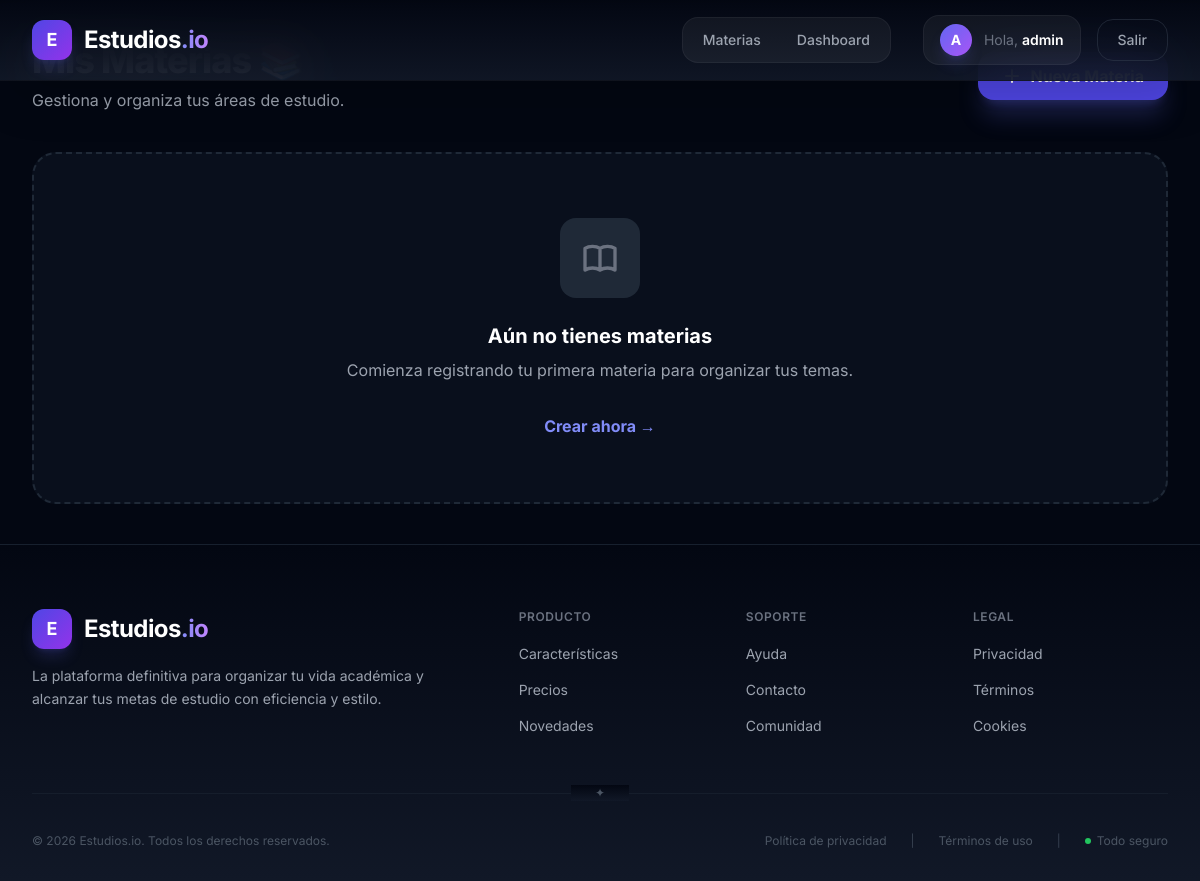
The app's page /study/subjects (signed in), older data.
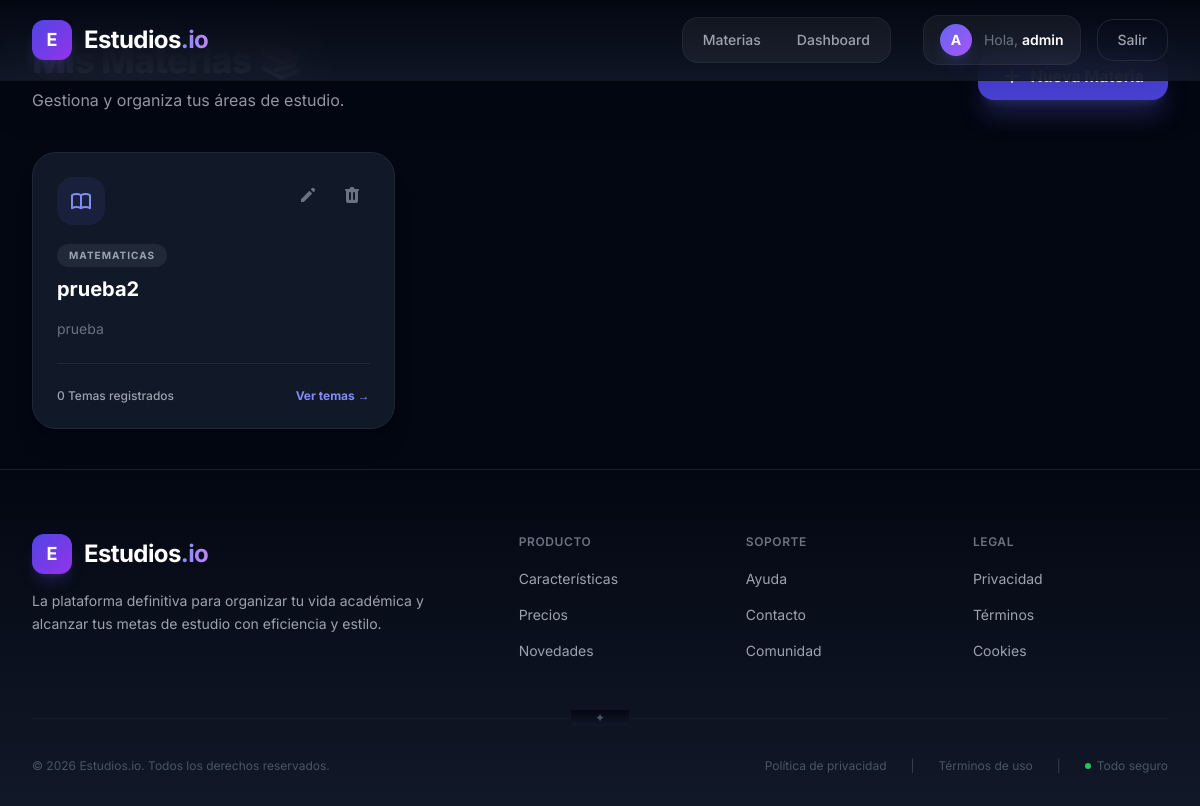
The same page, newer data.
### app/models/user.py (models this page shows, shortened)
class User(db.Model, UserMixin):
    __tablename__ = "users"
    id = db.Column(db.Integer, primary_key=True)
    username = db.Column(db.String(100), unique=True, nullable = False)
    password = db.Column(db.String(255), nullable = False)
    role_id = db.Column(db.Integer, db.ForeignKey('roles.id'), nullable = False)

### app/models/study.py (models this page shows)
class Subject(db.Model):
    __tablename__ = "subjects"
    id = db.Column(db.Integer, primary_key=True)
    name = db.Column(db.String(100), nullable=False)
    description = db.Column(db.Text, nullable=True)
    category = db.Column(db.String(50), nullable=True) # ej: Programación, Inglés, etc.
    user_id = db.Column(db.Integer, db.ForeignKey('users.id'), nullable=False)
    tasks = db.relationship('Task', backref='subject', lazy=True, cascade="all, delete-orphan")
    topics = db.relationship('Topic', backref='subject', lazy=True, cascade="all, delete-orphan")

### app/api/study.py (the view)
@study_bp.route('/subjects')
@login_required
def list_subjects():
    subjects = Subject.query.filter_by(user_id=current_user.id).all()
    return render_template('study/subjects.html', subjects=subjects)

### app/__init__.py (called while the page is built)
def create_app():
    app = Flask(__name__)
    app.config.from_object(Config)
    db.init_app(app)
    bcrypt.init_app(app)
    migrate.init_app(app, db)
    login_manager.init_app(app)
    @login_manager.user_loader
    def load_user(user_id):
        return db.session.get(User, int(user_id))
    from app.api.auth import auth_bp
    from app.api.main import main_bp
    from app.api.study import study_bp
    app.register_blueprint(auth_bp, url_prefix='/api/auth')
    app.register_blueprint(main_bp, url_prefix='/')
    app.register_blueprint(study_bp, url_prefix='/study')
    login_manager.login_view = 'auth.login'
    login_manager.login_message_category = 'info'
    return app

### app/templates/study/subjects.html (shortened to what this page needs)
{% extends 'base.html' %}
{% block content %}
<div class="max-w-7xl mx-auto px-4 sm:px-6 lg:px-8 py-10 w-full">
    <div class="flex flex-col md:flex-row md:items-center justify-between gap-4 mb-10">
        <div>
            <h1 class="text-4xl font-extrabold text-white tracking-tight">Mis Materias 📚</h1>
            <p class="text-gray-400 mt-2">Gestiona y organiza tus áreas de estudio.</p>
        </div>
        <button onclick="openSubjectModal('create')" class="bg-indigo-600 hover:bg-indigo-700 text-white px-6 py-3 rounded-2xl font-bold transition-all shadow-xl shadow-indigo-500/25 flex items-center gap-2 active:scale-95">
            <svg xmlns="http://www.w3.org/2000/svg" class="h-5 w-5" viewBox="0 0 20 20" fill="currentColor">
                <path fill-rule="evenodd" d="M10 3a1 1 0 011 1v5h5a1 1 0 110 2h-5v5a1 1 0 11-2 0v-5H4a1 1 0 110-2h5V4a1 1 0 011-1z" clip-rule="evenodd" />
            </svg>
            Nueva Materia
        </button>
    </div>
    {% if not subjects %}
    <div class="bg-gray-900/50 border-2 border-dashed border-gray-800 rounded-3xl p-16 text-center">
        <div class="w-20 h-20 bg-gray-800 rounded-2xl flex items-center justify-center mx-auto mb-6 text-gray-500">
        </div>
        <h3 class="text-xl font-bold text-white mb-2">Aún no tienes materias</h3>
        <p class="text-gray-400 mb-8">Comienza registrando tu primera materia para organizar tus temas.</p>
        <button onclick="openSubjectModal('create')" class="text-indigo-400 hover:text-indigo-300 font-bold transition-colors">Crear ahora →</button>
    </div>
    {% else %}
    <div class="grid grid-cols-1 md:grid-cols-2 lg:grid-cols-3 gap-6">
        {% for subject in subjects %}
        <div class="group bg-gray-900 border border-gray-800 rounded-3xl p-6 hover:border-indigo-500/50 transition-all shadow-xl hover:shadow-indigo-500/5">
            <div class="flex items-start justify-between mb-4">
                <div class="p-3 bg-indigo-500/10 rounded-2xl text-indigo-400 group-hover:bg-indigo-500/20 transition-colors">
                </div>
                <div class="flex gap-2">
                    <button
                        onclick="openSubjectModal('edit', this)"
                        data-id="{{ subject.id }}"
                        data-name="{{ subject.name }}"
                        data-description="{{ subject.description or '' }}"
                        data-category="{{ subject.category or '' }}"
                        class="p-2 text-gray-500 hover:text-white hover:bg-gray-800 rounded-lg transition-all">
                        <svg xmlns="http://www.w3.org/2000/svg" class="h-5 w-5" viewBox="0 0 20 20" fill="currentColor">
                            <path d="M13.586 3.586a2 2 0 112.828 2.828l-.793.793-2.828-2.828.793-.793zM11.379 5.793L3 14.172V17h2.828l8.38-8.379-2.83-2.828z" />
                        </svg>
                    </button>
                    <form action="{{ url_for('study.delete_subject', id=subject.id) }}" method="POST" onsubmit="return confirm('¿Estás seguro de eliminar esta materia y todos sus temas?')">
                        <button type="submit" class="p-2 text-gray-500 hover:text-red-400 hover:bg-red-400/10 rounded-lg transition-all">
                        </button>
                    </form>
                </div>
            </div>
            <a href="{{ url_for('study.list_topics', subject_id=subject.id) }}" class="block">
                <div class="mb-4">
                    <span class="inline-block px-3 py-1 bg-gray-800 text-gray-400 text-[10px] font-bold uppercase tracking-widest rounded-full mb-2">{{ subject.category or 'General' }}</span>
                    <h3 class="text-xl font-bold text-white group-hover:text-indigo-400 transition-colors">{{ subject.name }}</h3>
                </div>
                <p class="text-gray-500 text-sm line-clamp-2 mb-6">{{ subject.description or 'Sin descripción disponible.' }}</p>
                <div class="flex items-center justify-between pt-6 border-t border-gray-800">
                    <span class="text-xs text-gray-400 font-medium">{{ subject.topics|length }} Temas registrados</span>
                    <span class="text-indigo-400 text-xs font-bold group-hover:translate-x-1 transition-transform">Ver temas →</span>
                </div>
            </a>
        </div>
        {% endfor %}
    </div>
    {% endif %}
</div>
{% endblock %}

### app/templates/base.html (shortened to what this page needs)
<!DOCTYPE html>
<html lang="es" class="h-full">
<head>
    <script src="https://cdn.tailwindcss.com"></script>
</head>
<body class="bg-gray-950 text-gray-200 min-h-full flex flex-col selection:bg-indigo-500/30">
    {% include 'components/navbar.html' %}
    <main class="flex-grow flex flex-col">
        {% block content %}
        {% endblock %}
    </main>
    {% include 'components/footer.html' %}
</body>
</html>

### app/templates/components/navbar.html (shortened to what this page needs)
<nav class="fixed top-0 left-0 right-0 z-50 bg-gradient-to-b from-gray-950/95 to-gray-900/90 backdrop-blur-xl border-b border-white/5 shadow-2xl shadow-black/20">
    <div class="max-w-7xl mx-auto px-4 sm:px-6 lg:px-8">
        <div class="flex items-center justify-between h-20">
            <div class="flex-shrink-0">
                <a href="{{ url_for('main.landing') }}" class="group flex items-center gap-3">
                    <div class="w-10 h-10 bg-gradient-to-br from-indigo-600 to-purple-600 rounded-xl flex items-center justify-center shadow-lg shadow-indigo-500/20 transition-transform duration-300 group-hover:scale-110 group-hover:shadow-indigo-500/40">
                        <span class="text-white font-bold text-lg">E</span>
                    </div>
                    <span class="text-2xl font-bold text-white tracking-tight transition-colors duration-300 group-hover:text-indigo-400">
                        Estudios<span class="text-transparent bg-clip-text bg-gradient-to-r from-indigo-400 to-purple-400">.io</span>
                    </span>
                </a>
            </div>
            <div class="hidden md:flex items-center gap-6">
                {% if current_user.is_authenticated %}
                    <div class="flex items-center gap-1 bg-white/5 rounded-2xl p-1 border border-white/5">
                        <a href="{{ url_for('study.list_subjects') }}"
                           class="px-4 py-2 text-sm font-medium text-gray-400 hover:text-white hover:bg-white/10 rounded-xl transition-all duration-300">
                            Materias
                        </a>
                        <a href="{{ url_for('main.inicio') }}"
                           class="px-4 py-2 text-sm font-medium text-gray-400 hover:text-white hover:bg-white/10 rounded-xl transition-all duration-300">
                            Dashboard
                        </a>
                    </div>
                    <div class="flex items-center gap-4 ml-2">
                        <div class="flex items-center gap-3 bg-white/5 px-4 py-2 rounded-2xl border border-white/5">
                            <div class="w-8 h-8 bg-gradient-to-br from-indigo-500 to-purple-500 rounded-full flex items-center justify-center text-white font-bold text-sm shadow-lg shadow-indigo-500/20">
                                {{ current_user.username[0].upper() }}
                            </div>
                            <span class="text-sm text-gray-300">
                                <span class="text-gray-500">Hola,</span>
                                <span class="text-white font-semibold">{{ current_user.username }}</span>
                            </span>
                        </div>
                        <a href="{{ url_for('auth.logout') }}"
                           class="group relative px-5 py-2.5 bg-transparent text-gray-400 hover:text-white font-medium text-sm rounded-2xl transition-all duration-300 overflow-hidden border border-gray-700/50 hover:border-gray-600">
                            <span class="relative z-10">Salir</span>
                        </a>
                    </div>
                {% endif %}
            </div>
        </div>
    </div>
</nav>

### app/templates/components/footer.html
<footer class="bg-gradient-to-b from-gray-950 to-gray-900 border-t border-gray-800/50 pt-16 pb-8">
    <div class="max-w-7xl mx-auto px-4 sm:px-6 lg:px-8">
        <div class="grid grid-cols-1 md:grid-cols-12 gap-12 md:gap-8 mb-12">
            <div class="md:col-span-5">
                <div class="flex items-center gap-3 mb-4">
                    <div class="w-10 h-10 bg-gradient-to-br from-indigo-600 to-purple-600 rounded-xl flex items-center justify-center shadow-lg shadow-indigo-500/20">
                        <span class="text-white font-bold text-lg">E</span>
                    </div>
                    <span class="text-2xl font-bold text-white tracking-tight">
                        Estudios<span class="text-transparent bg-clip-text bg-gradient-to-r from-indigo-400 to-purple-400">.io</span>
                    </span>
                </div>
                <p class="text-gray-400 text-sm leading-relaxed max-w-md">
                    La plataforma definitiva para organizar tu vida académica y alcanzar tus metas de estudio con eficiencia y estilo.
                </p>
            </div>
            <div class="md:col-span-7 grid grid-cols-2 sm:grid-cols-3 gap-8">
                <div>
                    <h4 class="text-xs font-semibold text-gray-500 uppercase tracking-wider mb-4">
                        Producto
                    </h4>
                    <ul class="space-y-3">
                        <li>
                            <a href="#" class="text-sm text-gray-400 hover:text-white transition-colors duration-200 hover:translate-x-1 inline-block">
                                Características
                            </a>
                        </li>
                        <li>
                            <a href="#" class="text-sm text-gray-400 hover:text-white transition-colors duration-200 hover:translate-x-1 inline-block">
                                Precios
                            </a>
                        </li>
                        <li>
                            <a href="#" class="text-sm text-gray-400 hover:text-white transition-colors duration-200 hover:translate-x-1 inline-block">
                                Novedades
                            </a>
                        </li>
                    </ul>
                </div>
                <div>
                    <h4 class="text-xs font-semibold text-gray-500 uppercase tracking-wider mb-4">
                        Soporte
                    </h4>
                    <ul class="space-y-3">
                        <li>
                            <a href="#" class="text-sm text-gray-400 hover:text-white transition-colors duration-200 hover:translate-x-1 inline-block">
                                Ayuda
                            </a>
                        </li>
                        <li>
                            <a href="#" class="text-sm text-gray-400 hover:text-white transition-colors duration-200 hover:translate-x-1 inline-block">
                                Contacto
                            </a>
                        </li>
                        <li>
                            <a href="#" class="text-sm text-gray-400 hover:text-white transition-colors duration-200 hover:translate-x-1 inline-block">
                                Comunidad
                            </a>
                        </li>
                    </ul>
                </div>
                <div>
                    <h4 class="text-xs font-semibold text-gray-500 uppercase tracking-wider mb-4">
                        Legal
                    </h4>
                    <ul class="space-y-3">
                        <li>
                            <a href="#" class="text-sm text-gray-400 hover:text-white transition-colors duration-200 hover:translate-x-1 inline-block">
                                Privacidad
                            </a>
                        </li>
                        <li>
                            <a href="#" class="text-sm text-gray-400 hover:text-white transition-colors duration-200 hover:translate-x-1 inline-block">
                                Términos
                            </a>
                        </li>
                        <li>
                            <a href="#" class="text-sm text-gray-400 hover:text-white transition-colors duration-200 hover:translate-x-1 inline-block">
                                Cookies
                            </a>
                        </li>
                    </ul>
                </div>
            </div>
        </div>
        <div class="relative mb-8">
            <div class="absolute inset-0 flex items-center">
                <div class="w-full border-t border-gray-800/50"></div>
            </div>
            <div class="relative flex justify-center">
                <span class="px-6 text-xs text-gray-600 bg-gradient-to-b from-gray-950 to-gray-900">
                    ✦
                </span>
            </div>
        </div>
        <div class="flex flex-col sm:flex-row items-center justify-between gap-4">
            <p class="text-xs text-gray-600">
                &copy; {{ now.year if now else '2026' }} Estudios.io. Todos los derechos reservados.
            </p>
            <div class="flex items-center gap-6 text-xs">
                <a href="#" class="text-gray-600 hover:text-gray-400 transition-colors duration-200">
                    Política de privacidad
                </a>
                <span class="text-gray-700">|</span>
                <a href="#" class="text-gray-600 hover:text-gray-400 transition-colors duration-200">
                    Términos de uso
                </a>
                <span class="text-gray-700">|</span>
                <span class="text-gray-700 flex items-center gap-1.5">
                    <span class="inline-block w-1.5 h-1.5 bg-green-500 rounded-full animate-pulse"></span>
                    <span class="text-gray-600">Todo seguro</span>
                </span>
            </div>
        </div>
    </div>
</footer>

### app/templates/base.html (style rules this page uses)
body { font-family: 'Inter', sans-serif; }

Row changes from the older to the newer data that the page shows:
added Subject: category "MATEMATICAS", name "prueba2", description "prueba", topics|length "0"
Text that changed along with them:
text no longer shown: "Aún no tienes materias Comienza registrando tu primera materia para organizar tus temas. Crear ahora →"
